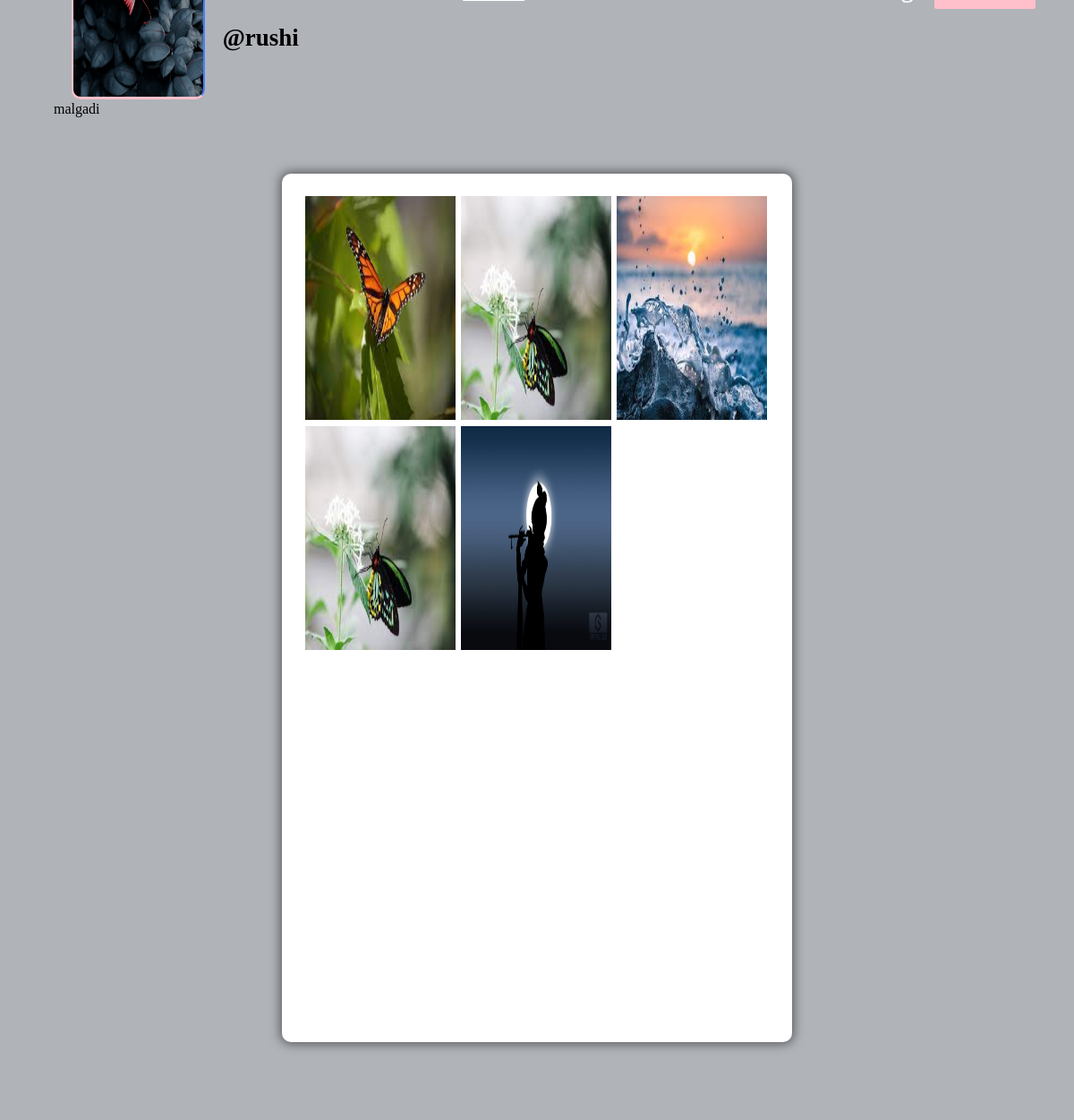
The app's page /profile/rushi (signed in) with its own data.
### core/models.py (models this page shows, shortened)
class Profile(models.Model):
    user = models.ForeignKey(User, on_delete=models.CASCADE)
    id_user = models.IntegerField()
    bio = models.TextField(blank=True)
    profileimg = models.ImageField(upload_to='profile_images', default='blank-profile-picture.png')
    location = models.CharField(max_length=100, blank=True)

class Post(models.Model):
    id = models.UUIDField(primary_key=True, default=uuid.uuid4)
    user = models.CharField(max_length=100)
    image = models.ImageField(upload_to='post_images')
    caption = models.TextField()
    created_at = models.DateTimeField(default=datetime.now)
    no_of_likes = models.IntegerField(default=0)

### core/views.py (the view)
# urls.py: path('profile/<str:pk>', views.profile, name='profile'),
@login_required(login_url='signin')
def profile(request, pk):
    user_object = User.objects.get(username=pk)
    user_profile = Profile.objects.get(user=user_object)
    user_posts = Post.objects.filter(user=pk)
    user_post_length = len(user_posts)
    follower = request.user.username
    user = pk
    if FollowersCount.objects.filter(follower=follower, user=user).first():
        button_text = 'Unfollow'
    else:
        button_text = 'Follow'
    user_followers = len(FollowersCount.objects.filter(user=pk))
    user_following = len(FollowersCount.objects.filter(follower=pk))
    context = {
        'user_object': user_object,
        'user_profile': user_profile,
        'user_posts': user_posts,
        'user_post_length': user_post_length,
        'button_text': button_text,
        'user_followers': user_followers,
        'user_following': user_following,
    }
    return render(request, 'profile.html', context)

### templates/profile.html (shortened to what this page needs)
{% load static %}
<!DOCTYPE html>
<html lang="en">
<head>
    <link rel="stylesheet" href="{% static 'css/main.min.css' %}">
    <link rel="stylesheet" href="{% static 'css/style.css' %}">
    <link rel="stylesheet" href="{% static 'css/color.css' %}">
    <link rel="stylesheet" href="{% static 'css/responsive.css' %}">
</head>
<body>
	<section>
			<div class="feature-photo">
				<figure><img src="{% static 'images/resources/timeline-1.jpg' %}" alt=""></figure>
				<form action="/follow" method="POST">
					<div class="add-btn">
					{% if user_object.username == user.username %}
					<a href="/settings" data-ripple="">Account Settings</a>
					{% else %}
					<a data-ripple=""><button type="submit" style="background-color: #ffc0cb; border: #ffc0cb;">{{button_text}}</button></a>
					{% endif %}
					</div>
				</form>
				<div class="container-fluid">
					<div class="row merged">
						<div class="col-lg-2 col-sm-3">
							<div class="user-avatar">
								<figure>
									<img src="{{user_profile.profileimg.url}}" style="height: 250px; width: 100%;" alt="">
								</figure>
							</div>
						</div>
						<div class="col-lg-10 col-sm-9">
							<div class="timeline-info">
								<ul>
									<li class="admin-name">
									  <h5 style="color: black;white-space: nowrap; width: 110px; font-size: 27px;"><b>@{{user_profile.user.username}}</b></h5>
									</li>
								</ul>
							</div>
						</div>
					</div>
				</div>
			</div>
		</section>
		<section>
			<div class="bio">
					{{user_profile.bio}}
			</div>
		</section>
	<section>
		<div class="gap gray-bg">
			<div class="container-fluid">
				<div class="row">
					<div class="col-lg-12">
						<div class="row" id="page-contents">
							<div class="col-lg-3">
								<aside class="sidebar static">
								</aside>
							</div>
							<div class="col-lg-6">
								<div class="central-meta">
									<ul class="photos">
										{% for post in user_posts %}
										<li>
											<a class="strip" href="{{post.image.url}}" title="" data-strip-group="mygroup" data-strip-group-options="loop: false">
												<img src="{{post.image.url}}" style="height: 250px; width: 300px;" alt=""></a>
										</li>
										{% endfor %}
									</ul>
								</div>
							</div>
							<div class="col-lg-3">
								<aside class="sidebar static">
								</aside>
							</div>
						</div>
					</div>
				</div>
			</div>
		</div>
	</section>
</body>
</html>

### static/css/color.css (style rules this page uses)
#nprogress .bar, .timeline-info > ul li a::before, .add-btn > a, .activitiez > li::before, form button, .colla-apps > li a:hover, a.underline:before, .setting-row input:checked + label, .user-avatar:hover .edit-phto, .error-meta > a, .color-bg, .add-butn, .nav.nav-tabs.likes-btn > li a.active, a.dislike-btn, .drop > a:hover, .btn-view.btn-load-more:hover, .accordion .card h5 button[aria-expanded="true"], .chat-head, .f-page > figure em, .inbox-panel-head > ul > li > a, .nav-tabs--left .nav-link.active, .nav-tabs--left .nav-link.active:hover, footer .widget-title h4::before, #topcontrol, .sidebar .widget-title::before, .f-title::before, .g-post-classic > figure > i::after, .purify > a, .help-list > a:hover, .open-position::before, .info > a, .category-box:hover, .category-box.selected, a.main-btn, .section-heading::before, .getquot-baner, .more-branches > h4::before, .is-helpful > a, .cart-optionz > li > a:hover, .paginationz > li a:hover, .paginationz > li a.active, .shopping-cart, a.btn2:hover, .form-submit > input[type="submit"], button.submit-checkout, .delete-cart:hover, .proceed .button, .amount-area .update-cart, a.addnewforum, .apply-bttons > a { background: orange; }

### static/css/responsive.css (style rules this page uses)
@media screen and (max-width: 1281px) and (min-width: 1024px) { .photos > li { min-width: 32.2%; width: 32.2%; } }
@media screen and (max-width: 1281px) and (min-width: 1024px) { .timeline-info { line-height: 51px; } }
@media screen and (max-width: 1281px) and (min-width: 1024px) { .timeline-info .admin-name > h5 { font-size: 20px; } }
@media screen and (max-width: 1281px) and (min-width: 1024px) { .user-avatar { width: 80.2% } }

### records on screen
Profile: profileimg (picture), user.username "rushi", bio "malgadi"
Post: image (picture)
Post: image (picture)
Post: image (picture)
Post: image (picture)
Post: image (picture)
